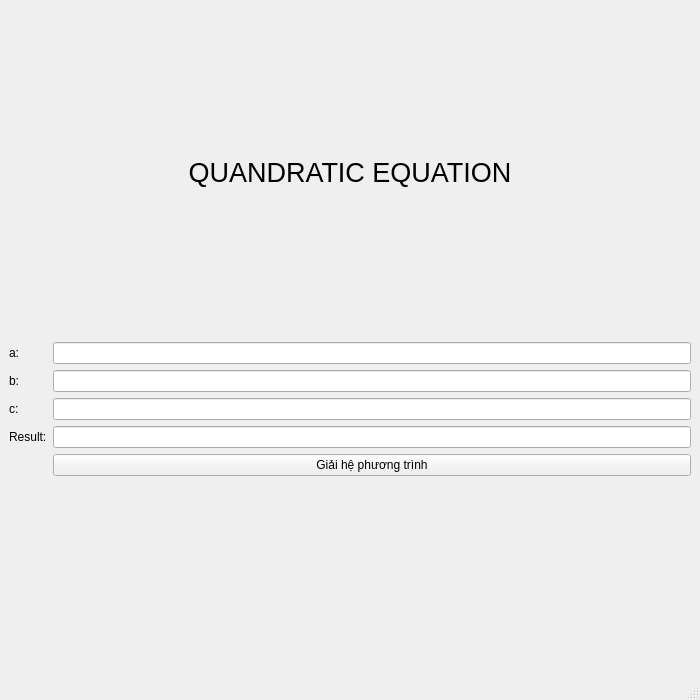
<?xml version="1.0" encoding="UTF-8"?>
<ui version="4.0">
 <class>MainWindow</class>
 <widget class="QMainWindow" name="MainWindow">
  <property name="geometry">
   <rect>
    <x>0</x>
    <y>0</y>
    <width>700</width>
    <height>700</height>
   </rect>
  </property>
  <property name="minimumSize">
   <size>
    <width>700</width>
    <height>700</height>
   </size>
  </property>
  <property name="maximumSize">
   <size>
    <width>700</width>
    <height>700</height>
   </size>
  </property>
  <property name="windowTitle">
   <string>MainWindow</string>
  </property>
  <widget class="QWidget" name="centralwidget">
   <layout class="QVBoxLayout" name="verticalLayout_2">
    <item>
     <layout class="QVBoxLayout" name="verticalLayout">
      <item>
       <widget class="QLabel" name="label">
        <property name="font">
         <font>
          <pointsize>20</pointsize>
         </font>
        </property>
        <property name="text">
         <string>QUANDRATIC EQUATION</string>
        </property>
        <property name="alignment">
         <set>Qt::AlignCenter</set>
        </property>
       </widget>
      </item>
      <item>
       <layout class="QFormLayout" name="formLayout">
        <item row="0" column="0">
         <widget class="QLabel" name="aLabel">
          <property name="text">
           <string>a:</string>
          </property>
         </widget>
        </item>
        <item row="0" column="1">
         <widget class="QLineEdit" name="aLineEdit"/>
        </item>
        <item row="1" column="0">
         <widget class="QLabel" name="bLabel">
          <property name="text">
           <string>b:</string>
          </property>
         </widget>
        </item>
        <item row="1" column="1">
         <widget class="QLineEdit" name="bLineEdit"/>
        </item>
        <item row="2" column="0">
         <widget class="QLabel" name="cLabel">
          <property name="text">
           <string>c:</string>
          </property>
         </widget>
        </item>
        <item row="2" column="1">
         <widget class="QLineEdit" name="cLineEdit"/>
        </item>
        <item row="4" column="0">
         <widget class="QLabel" name="resultLabel">
          <property name="text">
           <string>Result:</string>
          </property>
         </widget>
        </item>
        <item row="4" column="1">
         <widget class="QLineEdit" name="resultLineEdit"/>
        </item>
        <item row="5" column="1">
         <widget class="QPushButton" name="pushButton">
          <property name="text">
           <string>Giải hệ phương trình</string>
          </property>
         </widget>
        </item>
       </layout>
      </item>
     </layout>
    </item>
   </layout>
  </widget>
  <widget class="QMenuBar" name="menubar">
   <property name="geometry">
    <rect>
     <x>0</x>
     <y>0</y>
     <width>700</width>
     <height>26</height>
    </rect>
   </property>
  </widget>
  <widget class="QStatusBar" name="statusbar"/>
 </widget>
 <resources/>
 <connections/>
</ui>
